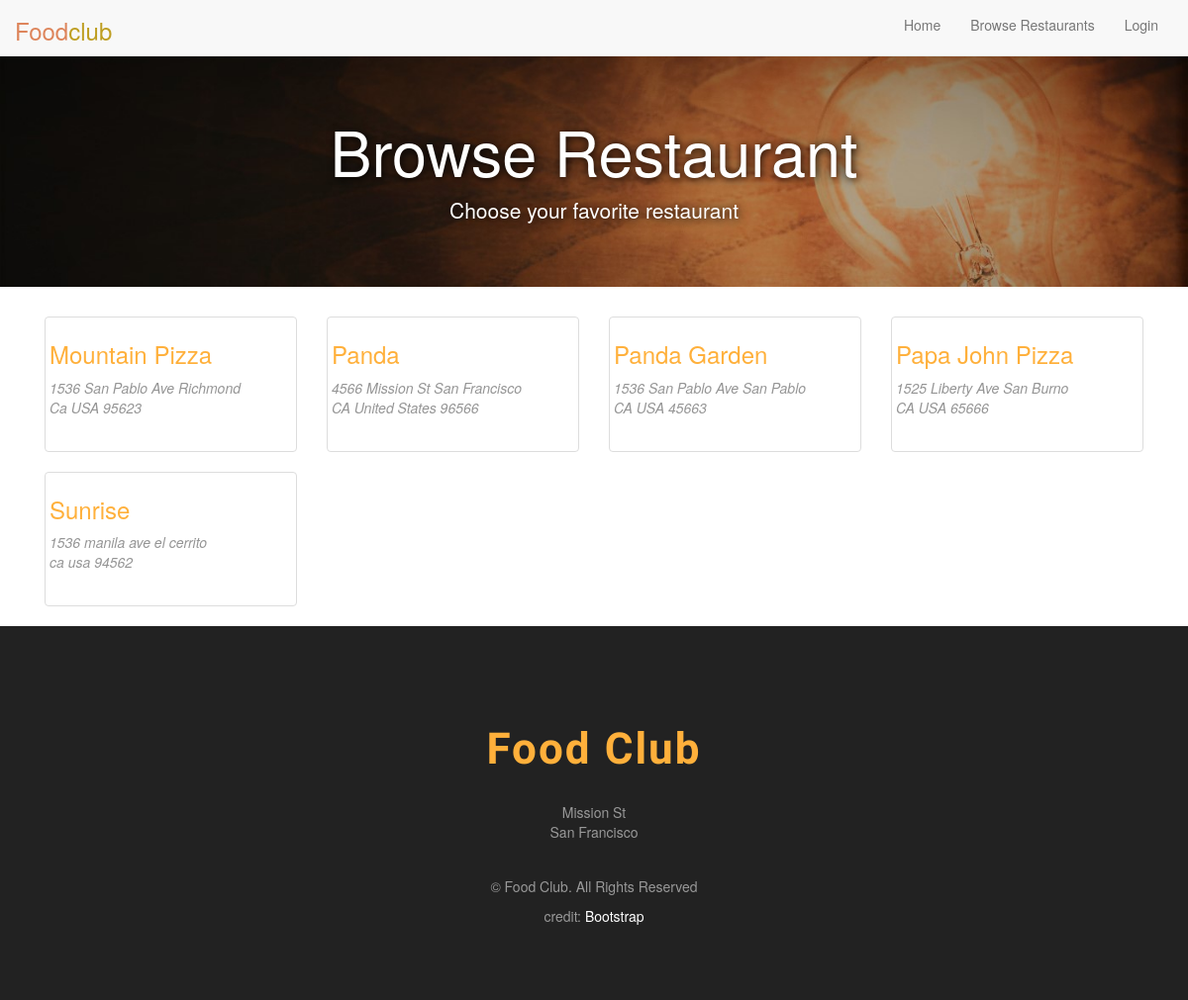
/restaurant/, run on the app's committed database.
### database_setup.py (models this page shows, shortened)
class Restaurant(Base):
    __tablename__ = 'restaurant'
    id = Column(Integer, primary_key=True)
    name = Column(String(250), nullable=False)
    address=Column(String(250), nullable =False)
    city =Column(String(100), nullable=False)
    state =Column(String(100), nullable=False)
    country =Column(String(100), nullable=False)
    zipcode=Column(String(10), nullable=False)
    user_id = Column(Integer, ForeignKey('user.id'))
    user = relationship(User)
    menu_item = relationship('MenuItem', cascade='all, delete-orphan')

### project.py (the view)
@app.route('/')
@app.route('/restaurant/')
def showRestaurants():
    restaurants = session.query(Restaurant).order_by(asc(Restaurant.name))
    if 'username' not in login_session:
        return render_template('publicrestaurants.html', restaurants=restaurants)
    else:
        return render_template('restaurants.html', restaurants=restaurants)

### templates/publicrestaurants.html (shortened to what this page needs)
{% extends "main.html" %}
{% block content %}
{% include "header.html" %}
<div class="jumbotron feature">
   <div class="container">
      <h1>Browse Restaurant</h1>
      <p>Choose your favorite restaurant</p>
   </div>
</div>
<div class="container">
{% for restaurant in restaurants %}
<div class="col-sm-6 col-md-3">
   <div class="thumbnail featured-product">
      <a href = "{{url_for('showMenu', restaurant_id = restaurant.id)}}">
         <h3>{{restaurant.name}}</h3>
      </a>
      <p><i class="fa fa-map-marker">{{restaurant.address}}
         {{restaurant.city}}<br>
         {{restaurant.state}}
         {{restaurant.country}}
         {{restaurant.zipcode}}
      </p></br>
   </div>
</div>
{% endfor %}
{% endblock %}

### templates/main.html (shortened to what this page needs)
<!DOCTYPE html>
<html lang="en">
   <head>
      <link rel=stylesheet type=text/css href="{{ url_for('static', filename='bootstrap.min.css') }}">
      <link href="{{ url_for('static', filename='custom.css') }}" rel="stylesheet">
   </head>
   <body>
      <div class="container">
         {% block content %}
         {% endblock %}
      </div>
      <footer class="footer text-center">
         <div class="footer-top">
            <div class="row">
               <div class="col-md-offset-3 col-md-6 text-center">
                  <div class="widget">
                     <h4 class="widget-title">Food Club</h4>
                     <address>Mission St<br>San Francisco</address>
                     <p class="copyright clear-float">
                        © Food Club. All Rights Reserved
                     <div class="credits">
                        credit: <a href="https://bootstrap.com/">Bootstrap</a>
                     </div>
                     </p>
                  </div>
               </div>
            </div>
         </div>
      </footer>
   </body>
</html>

### templates/header.html (shortened to what this page needs)
<nav class="navbar navbar-default navbar-fixed-top" role="navigation">
   <div class="container">
      <div class="navbar-header">
         <a class="navbar-brand" href="#">Food<span class="logo-dec">club</span></a>
      </div>
      <div class="collapse navbar-collapse" id="navbar">
         <ul class="nav navbar-nav navbar-right">
            <li>
               <a href="{{url_for('.index')}}">Home</a>
            </li>
            <li>
               <a href="{{url_for('showRestaurants')}}">Browse Restaurants</a>
            </li>
            <li>
               {%if 'username' not in session %}
               <a class="nav-link" href="{{url_for('showLogin')}}">Login </a>
               {% else %}
               <a class="nav-link" href="{{url_for('disconnect')}}">Logout </a>
               {% endif %}
            </li>
         </ul>
      </div>
   </div>
</nav>
</div>

### static/custom.css (style rules this page uses)
body { padding-top: 50px; color: #959595; }
h1, h2, h3, h4, h5, h6 { color: #FFB03B; }
a { color: orange; text-decoration: none; }
.navbar-default { background-color: #41ad6; }
.navbar-default .navbar-brand { color: #dd845a; }
.logo-dec { color: #be9e21; }
.navbar-brand { padding: 0px; font-size: 24px; padding: 15px 0px; margin-top: 6px; }
.feature { background: url('images/light_bulb1.jpg') no-repeat center top; background-position: top right; background-size: cover; background-color: #dd845a; text-align: center; color: white; text-shadow: 1px 1px 8px black; }
.footer { width: 100%; background-color: #222; position: relative; z-index: 1; }
.footer a { color: #fff; }
.footer .footer-top { padding-top: 9rem; padding-bottom: 5rem; }
.footer .widget-title, .footer .widget-title a { font-size: 1.4rem; font-weight: 700; letter-spacing: 0.2rem; color: #999; }
.footer .widget-title { padding-bottom: 20px; font-family: 'Satisfy', sans-serif; font-size: 44px; color: #FFB03B; }
.footer .widget, .footer address { color: #999; text-transform: none; font-style: normal; padding-bottom: 15px; }

### data on the page
Restaurant: name "Mountain Pizza", address "1536 San Pablo Ave", city "Richmond", state "Ca", country "USA", zipcode "95623"
Restaurant: name "Panda", address "4566 Mission St", city "San Francisco", state "CA", country "United States", zipcode "96566"
Restaurant: name "Panda Garden", address "1536 San Pablo Ave", city "San Pablo", state "CA", country "USA", zipcode "45663"
Restaurant: name "Papa John Pizza", address "1525 Liberty Ave", city "San Burno", state "CA", country "USA", zipcode "65666"
Restaurant: name "Sunrise", address "1536 manila ave", city "el cerrito", state "ca", country "usa", zipcode "94562"
